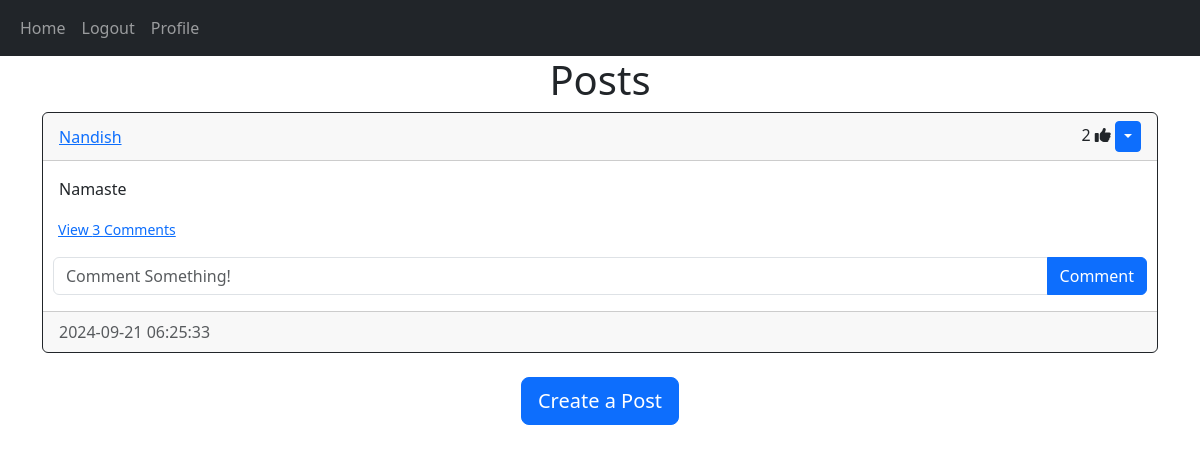
Page / (signed in) on the earlier database version.
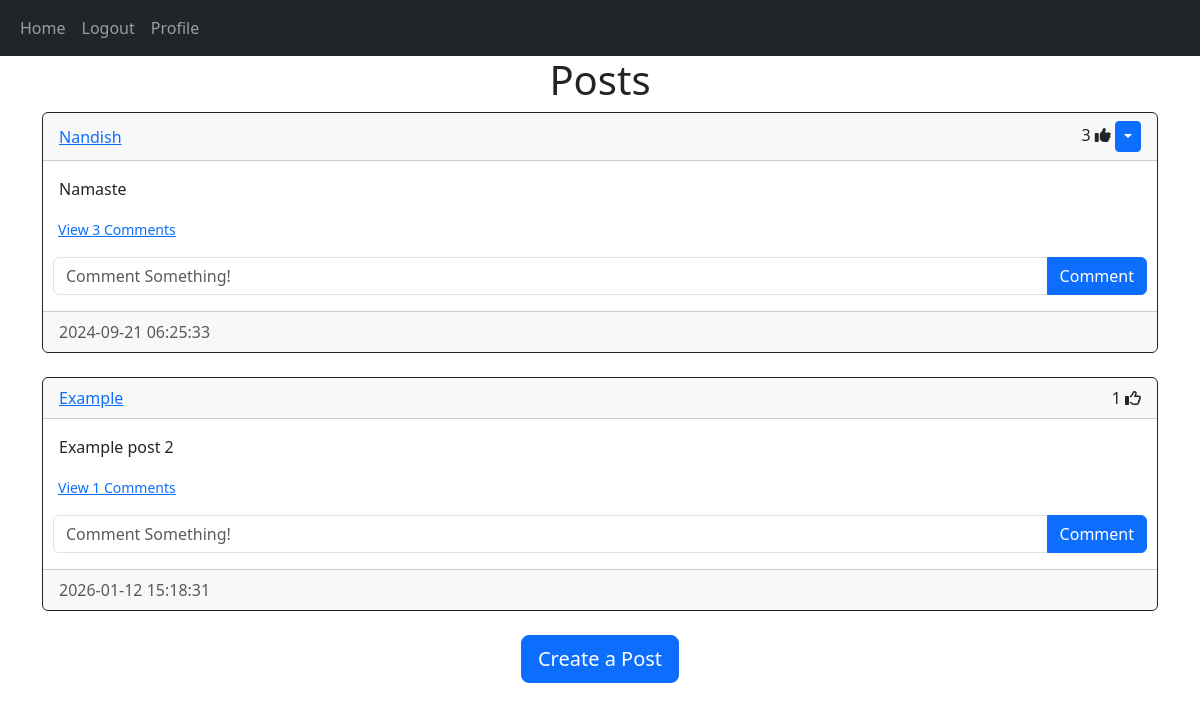
Same page on the later database version.
### website/models.py (models this page shows)
class Post(db.Model):
    id = db.Column(db.Integer, primary_key=True)
    text = db.Column(db.Text, nullable=False)
    date_created = db.Column(db.DateTime(timezone=True), default=func.now())
    author = db.Column(db.Integer, db.ForeignKey('user.id', ondelete="CASCADE"), nullable=False)
    comments = db.relationship("Comment", backref="post", passive_deletes=True)
    likes = db.relationship("Like", backref="post", passive_deletes=True)

class User(db.Model, UserMixin):
    id = db.Column(db.Integer, primary_key=True)
    email = db.Column(db.String(150), unique=True)
    username = db.Column(db.String(150), unique=True)
    password = db.Column(db.String(150))
    date_created = db.Column(db.DateTime(timezone=True), default=func.now())
    posts = db.relationship('Post', backref="user", passive_deletes=True)
    comments = db.relationship('Comment', backref="user", passive_deletes=True)
    likes = db.relationship("Like", backref='user', passive_deletes=True)

### website/views.py (the view)
@views.route("/home")
@views.route('/')
@login_required
def home():
    posts = Post.query.all()
    return render_template("home.html", user=current_user, posts=posts)

### website/__init__.py (called while the page is built)
def create_app():
    app = Flask(__name__)
    app.config['SECRET_KEY'] = "helloworld"
    app.config['SQLALCHEMY_DATABASE_URI'] = f'sqlite:///{DB_NAME}'
    db.init_app(app)
    from .views import views
    from .auth import auth
    app.register_blueprint(views, url_prefix="/")
    app.register_blueprint(auth, url_prefix="/")
    from .models import User, Post, Comment, Like
    create_database(app)
    login_manager = LoginManager()
    login_manager.login_view = "auth.login"
    login_manager.init_app(app)
    @login_manager.user_loader
    def load_user(id):
        return User.query.get(int(id))
    return app

### website/templates/home.html (shortened to what this page needs)
{% extends "posts_div.html" %}

### website/templates/posts_div.html (shortened to what this page needs)
{% extends "base.html" %}
{% block content %}
<h1 align="center">{% block header %}Posts{% endblock %}</h1>
<div id="posts">
{% for post in posts %}
    <div class="card border-dark">
        <div class="card-header d-flex justify-content-between align-items-center">
            <a href="/posts/{{post.user.username}}">{{post.user.username}}</a>
            <div>
                <span id="likes-count-{{post.id}}">{{post.likes|length}}</span>
                {% if user.id in post.likes|map(attribute="author")|list %}
                <i class="fas fa-thumbs-up" id="like-button-{{post.id}}" onclick="like('{{post.id}}')"></i>
                {% else %}
                <i class="far fa-thumbs-up" id="like-button-{{post.id}}" onclick="like('{{post.id}}')"></i>
                {% endif %}
            {% if user.id == post.author %}
            <div class="btn-group">
                <button type="button" class="btn btn-sm btn-primary dropdown-toggle" data-bs-toggle="dropdown"></button>
            </div>
            {% endif %}
            </div>
        </div>
        <div class="card-body">
            <div class="card-text">{{post.text}}</div>
        </div>
        <p class="card-text">
            {% if post.comments|length > 0 %}
            <a data-bs-toggle="collapse" href="#comments-{{post.id}}" role="button">
                <small style="margin-left: 15px;">View {{post.comments|length}} Comments</small>
            </a>
            {% else %}
            <small class="text-muted">No comments</small>
            {% endif %}
        </p>
        <form class="input-group mb-3" method="POST" action="/create-comment/{{post.id}}">
            <input style="margin-left: 10px;" type="text" id="text" name="text" class="form-control" placeholder="Comment Something!">
            <button style="margin-right: 10px;" type="submit" class="btn btn-primary">Comment</button>
        </form>
        <div class="card-footer text-muted">{{post.date_created}}</div>
    </div>
    <br>
{% endfor %}
</div>
{% block footer %}
<div align="center">
    <a href="/create-post">
        <button type="button" class="btn btn-primary btn-lg">Create a Post</button>
    </a>
</div>
{% endblock %}
{% endblock %}

### website/templates/base.html (shortened to what this page needs)
<!DOCTYPE html>
<html lang="en">
<head>
    <link href="https://cdn.jsdelivr.net/npm/bootstrap@5.3.3/dist/css/bootstrap.min.css" rel="stylesheet">
</head>
<body>
    <nav class="navbar navbar-expand-lg navbar-dark bg-dark">
        <div class="container-fluid">
            <div class="collapse navbar-collapse" id="navbar">
                <div class="navbar-nav">
                    <a class="nav-item nav-link" href="/home">Home</a>
                    {% if user.is_authenticated %}
                        <a class="nav-item nav-link" href="/logout">Logout</a>
                        <a class="nav-item nav-link" href="/profile">Profile</a>
                    {% else %}
                        <a class="nav-item nav-link" href="/login">Login</a>
                        <a class="nav-item nav-link" href="/sign-up">Sign Up</a>
                    {% endif %}
                </div>
            </div>
        </div>
    </nav>
    <div class="container">{% block content %}{% endblock %}</div>
</body>
</html>

Differences in the rows shown:
computed for Post "Namaste": likes|length "2" → "3"
added Post: user.username "Example", likes|length "1", text "Example post 2", comments|length "1", date_created "2026-01-12 15:18:31"
